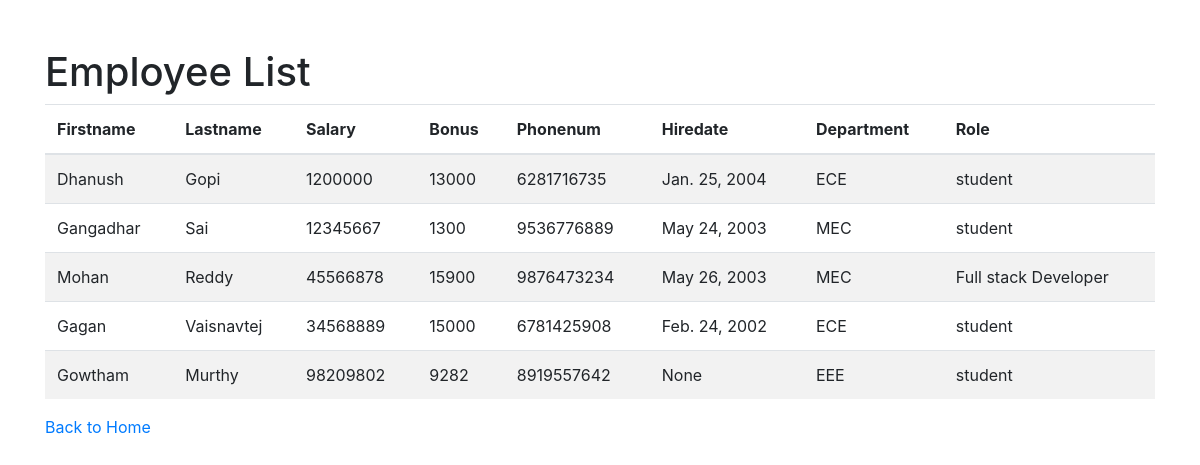
The page /view_all_emp on the database its author committed.
### emp_app/models.py (models this page shows, shortened)
class Employee(models.Model):
    firstname = models.CharField(max_length=255)
    lastname = models.CharField(max_length=255)
    salary = models.IntegerField(null=True)
    bonus = models.IntegerField(null=True)
    phonenum = models.IntegerField(null=True)
    hiredate = models.DateField(null=True,blank=True)
    dept = models.ForeignKey(Department, on_delete=models.CASCADE)
    role = models.ForeignKey(Role, on_delete=models.CASCADE)

class Department(models.Model):
    name = models.CharField(max_length=255)
    location = models.CharField(max_length=255)

class Role(models.Model):
    name = models.CharField(max_length=255)

### emp_app/views.py (the view)
# urls.py: path('view_all_emp',views.view_all_emp,name='view_all_emp'),
def view_all_emp(request):
    template=loader.get_template('view_all_emp.html')
    mylist=Employee.objects.all()
    context={
        'mylist':mylist,
    }
    return HttpResponse(template.render(context,request))

### emp_app/templates/view_all_emp.html (shortened to what this page needs)
<!DOCTYPE html>
<html lang="en">
<head>
    <link href="https://stackpath.bootstrapcdn.com/bootstrap/4.5.2/css/bootstrap.min.css" rel="stylesheet">
</head>
<body>
    <div class="container mt-5">
        <h1>Employee List</h1>
        <table class="table table-striped">
            <thead>
                <tr>
                    <th scope="col">Firstname</th>
                    <th scope="col">Lastname</th>
                    <th scope="col">Salary</th>
                    <th scope="col">Bonus</th>
                    <th scope="col">Phonenum</th>
                    <th scope="col">Hiredate</th>
                    <th scope="col">Department</th>
                    <th scope="col">Role</th>
                </tr>
            </thead>
            <tbody>
                {% for i in mylist %}
                <tr>
                    <td>{{ i.firstname }}</td>
                    <td>{{ i.lastname }}</td>
                    <td>{{ i.salary }}</td>
                    <td>{{ i.bonus }}</td>
                    <td>{{ i.phonenum }}</td>
                    <td>{{ i.hiredate }}</td>
                    <td>{{ i.dept.name }}</td>
                    <td>{{ i.role.name }}</td>
                </tr>
                {% endfor %}
            </tbody>
        </table>
        <a href="{% url 'index' %}">Back to Home</a>
    </div>
</body>
</html>

### rows shown on the page
Employee: firstname "Dhanush", lastname "Gopi", salary "1200000", bonus "13000", phonenum "6281716735", hiredate "Jan. 25, 2004", dept.name "ECE", role.name "student"
Employee: firstname "Gangadhar", lastname "Sai", salary "12345667", bonus "1300", phonenum "9536776889", hiredate "May 24, 2003", dept.name "MEC", role.name "student"
Employee: firstname "Mohan", lastname "Reddy", salary "45566878", bonus "15900", phonenum "9876473234", hiredate "May 26, 2003", dept.name "MEC", role.name "Full stack Developer"
Employee: firstname "Gagan", lastname "Vaisnavtej", salary "34568889", bonus "15000", phonenum "6781425908", hiredate "Feb. 24, 2002", dept.name "ECE", role.name "student"
Employee: firstname "Gowtham", lastname "Murthy", salary "98209802", bonus "9282", phonenum "8919557642", hiredate "None", dept.name "EEE", role.name "student"
